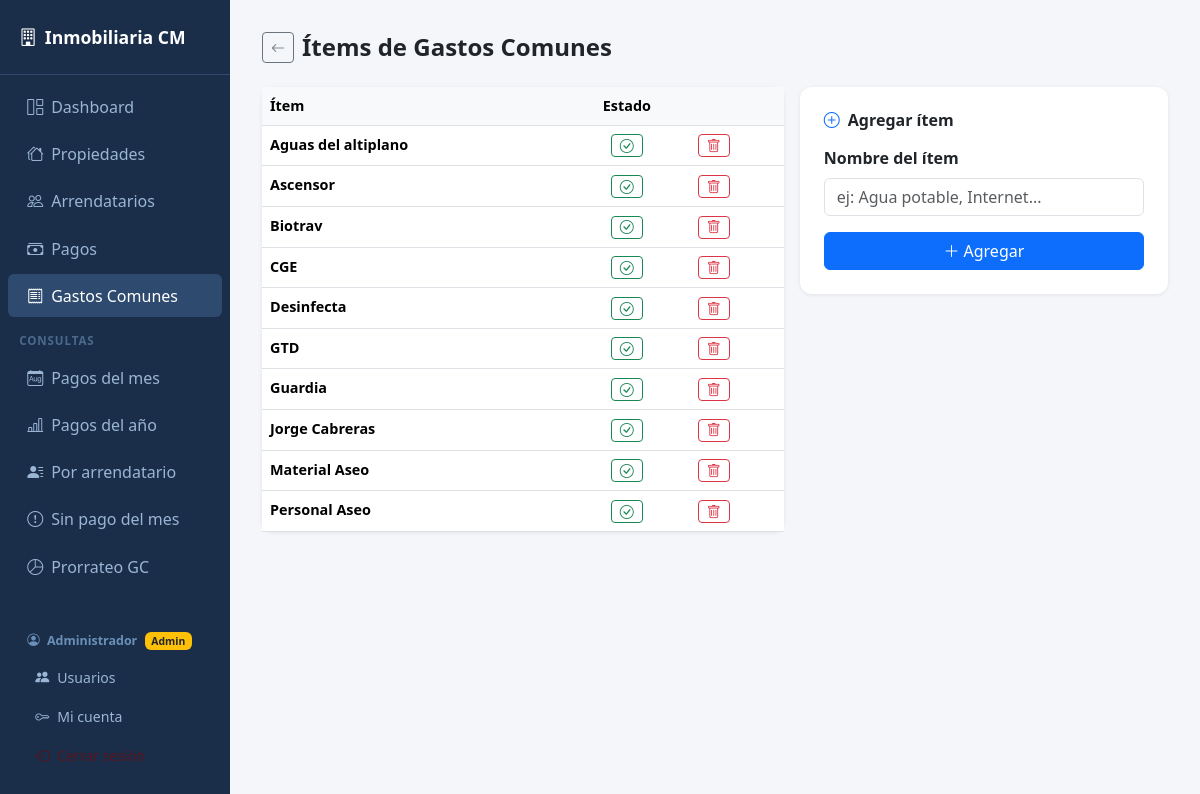
Screenshot of /gastos/items (signed in) with the database file from the repository.
### models.py (models this page shows)
class Base(DeclarativeBase):
    pass

class ItemGasto(Base):
    __tablename__ = "items_gasto"
    id_item = Column(Integer, primary_key=True, autoincrement=True)
    nombre  = Column(String(100), nullable=False, unique=True)
    activo  = Column(Integer, default=1)   # 1=activo, 0=inactivo
    gastos  = relationship("Gasto", back_populates="item")

### app.py (the view)
@app.route("/gastos/items")
@admin_required
def items_gasto():
    with Session(engine) as s:
        items = s.query(ItemGasto).order_by(ItemGasto.nombre).all()
        data = [{c.key: getattr(i, c.key) for c in i.__mapper__.columns} for i in items]
    return render_template("items_gasto.html", items=data)

### app.py (called while the page is built)
def admin_required(f):
    @functools.wraps(f)
    def decorated(*args, **kwargs):
        if not session.get("id_usuario"):
            return redirect(url_for("login"))
        if session.get("rol") != "admin":
            flash("Acceso restringido a administradores.", "danger")
            return redirect(url_for("dashboard"))
        return f(*args, **kwargs)
    return decorated

def es_admin():
    return session.get("rol") == "admin"

def tiene_permiso(permiso: str) -> bool:
    if session.get("rol") == "admin":
        return True
    permisos = session.get("permisos", "")
    return permiso in permisos.split(",")

@app.context_processor
def inject_globals():
    return {
        "es_admin":       es_admin(),
        "rol_usuario":    session.get("rol", ""),
        "tiene_permiso":  tiene_permiso,
    }

### templates/items_gasto.html (shortened to what this page needs)
{% extends "base.html" %}
{% block content %}
<div class="d-flex align-items-center gap-2 mb-4">
  <a href="/gastos" class="btn btn-sm btn-outline-secondary"><i class="bi bi-arrow-left"></i></a>
  <h4 class="fw-bold mb-0">Ítems de Gastos Comunes</h4>
</div>
<div class="row g-3">
  <div class="col-md-7">
    <div class="card">
      <div class="table-responsive">
        <table class="table table-hover mb-0">
          <thead>
            <tr><th>Ítem</th><th class="text-center">Estado</th><th></th></tr>
          </thead>
          <tbody>
            {% for i in items %}
            <tr class="{{ '' if i.activo else 'text-muted' }}">
              <td class="fw-semibold">
                {{ i.nombre }}
              </td>
              <td class="text-center">
                <a href="/gastos/items/{{ i.id_item }}/toggle"
                   class="btn btn-sm {{ 'btn-outline-success' if i.activo else 'btn-outline-secondary' }} py-0"
                   title="{{ 'Desactivar' if i.activo else 'Activar' }}">
                  <i class="bi bi-{{ 'check-circle' if i.activo else 'slash-circle' }}"></i>
                </a>
              </td>
              <td>
                <a href="/gastos/items/{{ i.id_item }}/eliminar"
                   class="btn btn-sm btn-outline-danger py-0"
                   onclick="return confirm('¿Eliminar «{{ i.nombre }}»?')"
                   title="Eliminar">
                  <i class="bi bi-trash"></i>
                </a>
              </td>
            </tr>
            {% else %}
            <tr><td colspan="3" class="text-center text-muted py-3">Sin ítems registrados</td></tr>
            {% endfor %}
          </tbody>
        </table>
      </div>
    </div>
  </div>
  <div class="col-md-5">
    <div class="card p-4">
      <h6 class="fw-bold mb-3"><i class="bi bi-plus-circle me-2 text-primary"></i>Agregar ítem</h6>
      <form method="post" action="/gastos/items/nuevo">
        <div class="mb-3">
          <label class="form-label fw-semibold">Nombre del ítem</label>
          <input type="text" name="nombre" class="form-control"
                 placeholder="ej: Agua potable, Internet..." required autofocus>
        </div>
        <button type="submit" class="btn btn-primary w-100">
          <i class="bi bi-plus-lg me-1"></i>Agregar
        </button>
      </form>
    </div>
  </div>
</div>
{% endblock %}

### templates/base.html (style rules this page uses)
body { background: #f4f6f9; font-family: 'Segoe UI', sans-serif; }
.card { border: none; border-radius: 12px; box-shadow: 0 1px 4px rgba(0,0,0,.08); }
table { font-size: .9rem; }
th { background: #f8f9fa !important; font-weight: 600; color: #495057; }

### rows the page displays
ItemGasto: nombre "Aguas del altiplano"
ItemGasto: nombre "Ascensor"
ItemGasto: nombre "Biotrav"
ItemGasto: nombre "CGE"
ItemGasto: nombre "Desinfecta"
ItemGasto: nombre "GTD"
ItemGasto: nombre "Guardia"
ItemGasto: nombre "Jorge Cabreras"
ItemGasto: nombre "Material Aseo"
ItemGasto: nombre "Personal Aseo"

### other values shown
{{ session.get('nombre','') }} "Administrador"
{{ 'Admin' if es_admin else 'Usuario' }} "Admin"
